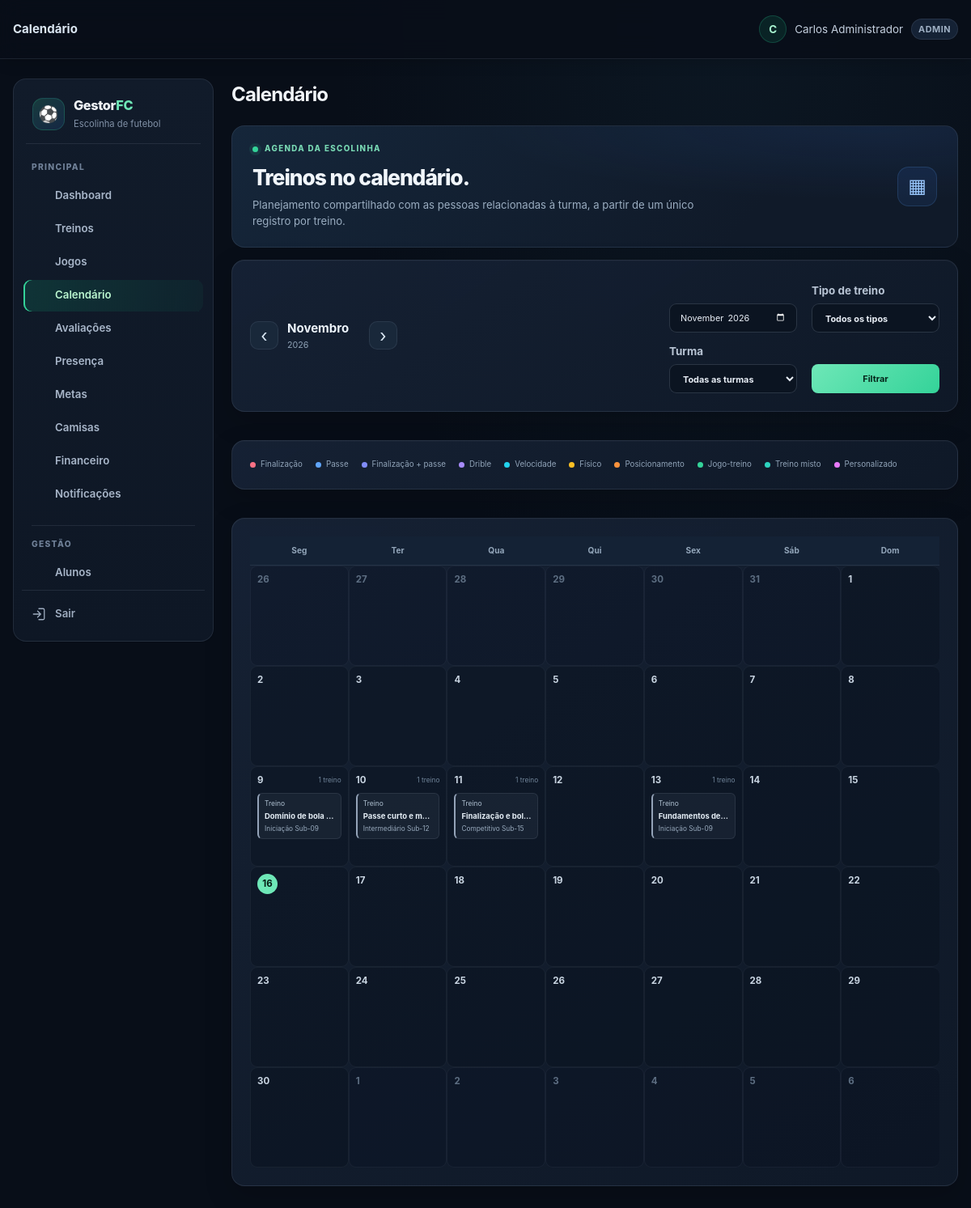
/calendario.php (signed in), run on the app's committed database.
### tables this page shows
CREATE TABLE TB_AULA (
    COD_AULA INT AUTO_INCREMENT PRIMARY KEY,
    COD_TURMA INT NOT NULL,
    DATA_AULA DATE NOT NULL,
    TEMA_TREINO VARCHAR(100) DEFAULT 'Fundamentos e Coletivo',
    HORARIO TIME NULL,
    OBJETIVO TEXT NULL,
    EXERCICIOS TEXT NULL,
    TIPO_TREINO VARCHAR(30) NULL,
    ATRIBUTOS_AVALIAVEIS_JSON JSON NULL,
    OBSERVACAO TEXT NULL,
    CRIADO_EM TIMESTAMP DEFAULT CURRENT_TIMESTAMP,
    FOREIGN KEY (COD_TURMA) REFERENCES TB_TURMA(COD_TURMA) ON DELETE CASCADE
);

CREATE TABLE TB_TURMA (
    COD_TURMA INT AUTO_INCREMENT PRIMARY KEY,
    COD_ESCOLINHA INT NOT NULL,
    COD_PROFESSOR INT NULL,
    NOME VARCHAR(50) NOT NULL,
    FAIXA_ETARIA VARCHAR(30) NOT NULL,
    DIAS_TREINO VARCHAR(100) NOT NULL,
    HORARIO VARCHAR(50) NOT NULL,
    CAPACIDADE INT DEFAULT 25,
    ATIVA TINYINT(1) DEFAULT 1,
    CRIADO_EM TIMESTAMP DEFAULT CURRENT_TIMESTAMP,
    FOREIGN KEY (COD_ESCOLINHA) REFERENCES TB_ESCOLINHA(COD_ESCOLINHA) ON DELETE CASCADE,
    FOREIGN KEY (COD_PROFESSOR) REFERENCES TB_USUARIO(COD_USUARIO) ON DELETE SET NULL
);

### includes/helpers.php (called while the page is built, shortened)
<?php
function e($value) {
    return htmlspecialchars((string) $value, ENT_QUOTES, 'UTF-8');
}

### includes/avaliacao_helpers.php (called while the page is built, shortened)
<?php
function avaliacaoCatalogoAtributos() {
    return [
        'velocidade' => 'Velocidade',
        'finalizacao' => 'Finalização',
        'passe' => 'Passe',
        'drible' => 'Drible',
        'fisico' => 'Físico',
        'posicionamento' => 'Posicionamento'
    ];
}
function avaliacaoTiposTreino() {
    return [
        'VELOCIDADE' => ['nome' => 'Velocidade', 'atributos' => ['velocidade']],
        'FINALIZACAO' => ['nome' => 'Finalização', 'atributos' => ['finalizacao']],
        'PASSE' => ['nome' => 'Passe', 'atributos' => ['passe']],
        'FINALIZACAO_PASSE' => ['nome' => 'Finalização + Passe', 'atributos' => ['finalizacao', 'passe']],
        'DRIBLE' => ['nome' => 'Drible', 'atributos' => ['drible']],
        'FISICO' => ['nome' => 'Preparação física', 'atributos' => ['fisico']],
        'POSICIONAMENTO' => ['nome' => 'Posicionamento', 'atributos' => ['posicionamento']],
        'JOGO_TREINO' => ['nome' => 'Jogo-treino', 'atributos' => array_keys(avaliacaoCatalogoAtributos())],
        'TREINO_MISTO' => ['nome' => 'Treino misto', 'atributos' => array_keys(avaliacaoCatalogoAtributos())],
        'TECNICO_GERAL' => ['nome' => 'Fundamentos gerais', 'atributos' => array_keys(avaliacaoCatalogoAtributos())],
        'PERSONALIZADO' => ['nome' => 'Personalizado', 'atributos' => null]
    ];
}

### calendario.php (the view, shortened to what this page needs)
<?php
require_once __DIR__ . '/includes/layout.php';
require_once __DIR__ . '/includes/avaliacao_helpers.php';
$db = getDB();
$escolinha = currentEscolinhaId();
$mesInformado = is_string($_GET['mes'] ?? null) ? $_GET['mes'] : date('Y-m');
$mesValido = DateTime::createFromFormat('!Y-m', $mesInformado);
$mesAtual = $mesValido && $mesValido->format('Y-m') === $mesInformado ? $mesValido : new DateTime('first day of this month');
$inicioMes = (clone $mesAtual)->modify('first day of this month');
$fimMes = (clone $inicioMes)->modify('last day of this month');
$inicioGrade = (clone $inicioMes)->modify('monday this week');
$fimGrade = (clone $fimMes)->modify('sunday this week');
$mesAnterior = (clone $inicioMes)->modify('-1 month')->format('Y-m');
$mesProximo = (clone $inicioMes)->modify('+1 month')->format('Y-m');
$tipos = avaliacaoTiposTreino();
$filtroTipo = is_string($_GET['tipo'] ?? null) ? $_GET['tipo'] : '';
if (!isset($tipos[$filtroTipo])) $filtroTipo = '';
$filtroTurma = filter_var($_GET['turma'] ?? 0, FILTER_VALIDATE_INT);
$filtroTurma = $filtroTurma === false || $filtroTurma < 0 ? 0 : $filtroTurma;
$sqlEventos =
    'SELECT a.COD_AULA, a.DATA_AULA, TIME_FORMAT(a.HORARIO, "%H:%i") AS HORARIO,
            a.TEMA_TREINO, a.TIPO_TREINO, a.OBJETIVO, a.EXERCICIOS, a.OBSERVACAO,
            t.COD_TURMA, t.NOME AS TURMA, t.FAIXA_ETARIA, u.NOME AS PROFESSOR
     FROM TB_AULA a
     JOIN TB_TURMA t ON t.COD_TURMA = a.COD_TURMA
     LEFT JOIN TB_USUARIO u ON u.COD_USUARIO = t.COD_PROFESSOR
     WHERE t.COD_ESCOLINHA = ? AND t.ATIVA = 1 AND a.DATA_AULA BETWEEN ? AND ?';
$parametrosEventos = [$escolinha, $inicioGrade->format('Y-m-d'), $fimGrade->format('Y-m-d')];
$sqlEventos .= ' ORDER BY a.DATA_AULA, a.HORARIO, a.COD_AULA';
$consulta = $db->prepare($sqlEventos);
$consulta->execute($parametrosEventos);
$eventos = $consulta->fetchAll();
$eventosPorDia = [];
foreach ($eventos as $evento) {
    $eventosPorDia[$evento['DATA_AULA']][] = $evento;
}
$dias = [];
$cursor = clone $inicioGrade;
while ($cursor <= $fimGrade) {
    $data = $cursor->format('Y-m-d');
    $dias[] = ['data' => clone $cursor, 'eventos' => $eventosPorDia[$data] ?? []];
    $cursor = $cursor->modify('+1 day');
}
$nomesMeses = [1 => 'Janeiro', 2 => 'Fevereiro', 3 => 'Março', 4 => 'Abril', 5 => 'Maio', 6 => 'Junho', 7 => 'Julho', 8 => 'Agosto', 9 => 'Setembro', 10 => 'Outubro', 11 => 'Novembro', 12 => 'Dezembro'];
$nomesDias = ['Seg', 'Ter', 'Qua', 'Qui', 'Sex', 'Sáb', 'Dom'];
?>
<div class="calendario-page">
    <header class="calendario-hero"><div><p class="calendario-kicker"><span></span> AGENDA DA ESCOLINHA</p><h2>Treinos no calendário.</h2><p>Planejamento compartilhado com as pessoas relacionadas à turma, a partir de um único registro por treino.</p></div><span class="calendario-hero-icon" aria-hidden="true">▦</span></header>
    <section class="calendario-toolbar">
        <div class="calendario-navegacao-mes"><a href="calendario.php?mes=<?= e($mesAnterior) ?>&amp;tipo=<?= e($filtroTipo) ?>&amp;turma=<?= $filtroTurma ?>" aria-label="Mês anterior">‹</a><div><strong><?= e($nomesMeses[(int) $inicioMes->format('n')]) ?></strong><span><?= e($inicioMes->format('Y')) ?></span></div><a href="calendario.php?mes=<?= e($mesProximo) ?>&amp;tipo=<?= e($filtroTipo) ?>&amp;turma=<?= $filtroTurma ?>" aria-label="Próximo mês">›</a></div>
        <form method="get" class="calendario-filtros"><input type="month" name="mes" value="<?= e($inicioMes->format('Y-m')) ?>" aria-label="Mês"><label><span>Tipo de treino</span><select name="tipo"><option value="">Todos os tipos</option></select></label><label><span>Turma</span><select name="turma"><option value="0">Todas as turmas</option></select></label><button type="submit" class="calendario-aplicar-filtros">Filtrar</button></form>
    </section>
    <section class="calendario-legenda" aria-label="Legenda de tipos"><span><i class="tipo-finalizacao"></i>Finalização</span><span><i class="tipo-passe"></i>Passe</span><span><i class="tipo-finalizacao_passe"></i>Finalização + passe</span><span><i class="tipo-drible"></i>Drible</span><span><i class="tipo-velocidade"></i>Velocidade</span><span><i class="tipo-fisico"></i>Físico</span><span><i class="tipo-posicionamento"></i>Posicionamento</span><span><i class="tipo-jogo_treino"></i>Jogo-treino</span><span><i class="tipo-misto"></i>Treino misto</span><span><i class="tipo-personalizado"></i>Personalizado</span></section>
    <section class="calendario-mes-card" aria-label="Calendário mensal">
        <div class="calendario-dias-semana"><?php foreach ($nomesDias as $nomeDia): ?><span><?= e($nomeDia) ?></span><?php endforeach; ?></div>
        <div class="calendario-grade">
            <?php foreach ($dias as $dia):
                $dataDia = $dia['data'];
                $dentroDoMes = $dataDia->format('Y-m') === $inicioMes->format('Y-m');
                $hoje = $dataDia->format('Y-m-d') === date('Y-m-d');
                $diaClasses = 'calendario-dia' . ($dentroDoMes ? '' : ' fora-mes') . ($hoje ? ' hoje' : '') . ($dia['eventos'] ? ' tem-eventos' : '');
            ?>
                <article class="<?= e($diaClasses) ?>"><header><span class="calendario-dia-nome"><?= e($nomesDias[(int) $dataDia->format('N') - 1]) ?></span><strong><?= e($dataDia->format('j')) ?></strong><?php if ($dia['eventos']): ?><small><?= count($dia['eventos']) ?> <?= count($dia['eventos']) === 1 ? 'treino' : 'treinos' ?></small><?php endif; ?></header><div class="calendario-eventos-dia">
                    <?php foreach ($dia['eventos'] as $evento):
                        $tipoCodigo = (string) ($evento['TIPO_TREINO'] ?? '');
                        $mapaTipos = ['FINALIZACAO' => 'finalizacao', 'PASSE' => 'passe', 'FINALIZACAO_PASSE' => 'finalizacao_passe', 'DRIBLE' => 'drible', 'VELOCIDADE' => 'velocidade', 'FISICO' => 'fisico', 'POSICIONAMENTO' => 'posicionamento', 'JOGO_TREINO' => 'jogo_treino', 'TREINO_MISTO' => 'misto', 'TECNICO_GERAL' => 'misto', 'PERSONALIZADO' => 'personalizado'];
                        $classeTipo = $mapaTipos[$tipoCodigo] ?? 'outro';
                        $tipoNome = $tipos[$evento['TIPO_TREINO']]['nome'] ?? 'Tipo não definido';
                    ?>
                        <button type="button" class="calendario-evento tipo-<?= e($classeTipo) ?>" data-evento-titulo="<?= e($evento['TEMA_TREINO']) ?>" data-evento-tipo="<?= e($tipoNome) ?>" data-evento-data="<?= e(date('d/m/Y', strtotime($evento['DATA_AULA']))) ?>" data-evento-horario="<?= e($evento['HORARIO'] ?: 'Horário não informado') ?>" data-evento-turma="<?= e($evento['TURMA']) ?>" data-evento-categoria="<?= e($evento['FAIXA_ETARIA'] ?? '') ?>" data-evento-professor="<?= e($evento['PROFESSOR'] ?: 'Professor não informado') ?>" data-evento-objetivo="<?= e($evento['OBJETIVO'] ?: 'Objetivo não informado') ?>" data-evento-exercicios="<?= e($evento['EXERCICIOS'] ?: 'Exercícios não informados') ?>" data-evento-observacao="<?= e($evento['OBSERVACAO'] ?: 'Sem observações') ?>"><span class="calendario-evento-hora"><?= e($evento['HORARIO'] ?: 'Treino') ?></span><strong><?= e($evento['TEMA_TREINO']) ?></strong><small><?= e($evento['TURMA']) ?></small></button>
                    <?php endforeach; ?>
                </div></article>
            <?php endforeach; ?>
        </div>
    </section>
</div>

### data on the page
tb_aula: HORARIO "Treino", TEMA_TREINO "Domínio de bola…", COD_TURMA.NOME "Iniciação Sub-09"
tb_aula: HORARIO "Treino", TEMA_TREINO "Passe curto e m…", COD_TURMA.NOME "Intermediário Sub-12"
tb_aula: HORARIO "Treino", TEMA_TREINO "Finalização e bol…", COD_TURMA.NOME "Competitivo Sub-15"
tb_aula: HORARIO "Treino", TEMA_TREINO "Fundamentos de…", COD_TURMA.NOME "Iniciação Sub-09"

### other printed values
$title "Calendário"
$_SESSION['username'] "Carlos Administrador"
$_SESSION['user_role'] "ADMIN"
$label "Dashboard Treinos Jogos Calendário Avaliações Presença Metas Camisas Financeiro Notificações Alunos"
$nomesMeses[(int) $inicioMes->format('n')] "Novembro"
$inicioMes->format('Y') "2026"
$nomeDia "Seg"
$nomeDia "Ter"
$nomeDia "Qua"
$nomeDia "Qui"
$nomeDia "Sex"
$nomeDia "Sáb"
$nomeDia "Dom"
$dataDia->format('j') "26"
$dataDia->format('j') "27"
